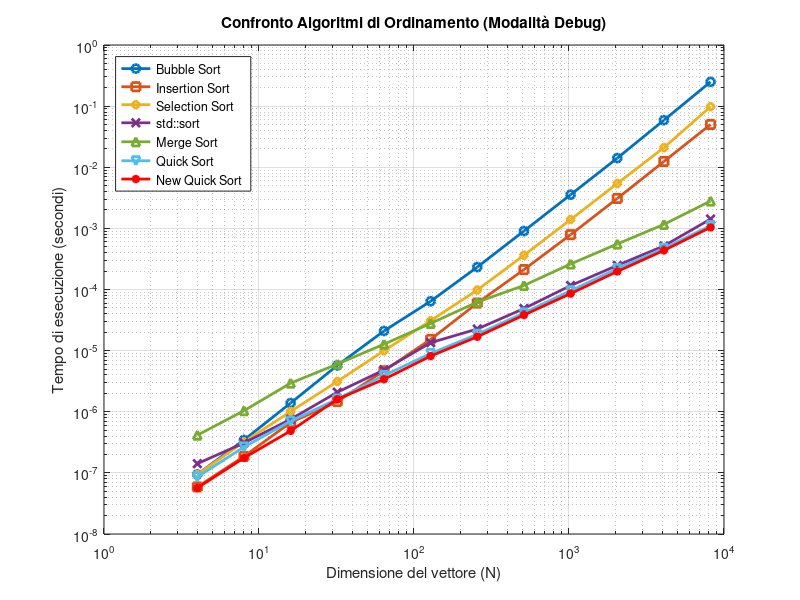

This chart was generated by the following MATLAB code:
% Si definisce il vettore delle dimensioni N
N = [4, 8, 16, 32, 64, 128, 256, 512, 1024, 2048, 4096, 8192];

% Si indicano i tempi riscontrati sul terminale in secondi
T_bubble    = [9.436e-08, 3.4543e-07, 1.38869e-06, 5.71921e-06, 2.09704e-05, 6.41866e-05, 0.000232818, 0.000904851, 0.00355795, 0.0141058, 0.0589417, 0.24936];
T_insertion = [5.883e-08, 1.8627e-07, 6.6701e-07, 1.46753e-06, 4.66964e-06, 1.52648e-05, 5.99418e-05, 0.000211651, 0.000789326, 0.00308779, 0.0124344, 0.0501633];
T_selection = [9.429e-08, 3.2007e-07, 1.01126e-06, 3.13111e-06, 9.94493e-06, 3.08743e-05, 9.80935e-05, 0.000363039, 0.00139247, 0.00542462, 0.0209619, 0.0979737];
T_std_sort  = [1.414e-07, 3.090e-07, 7.5348e-07, 2.0873e-06, 4.82066e-06, 1.34844e-05, 2.25848e-05, 4.87643e-05, 0.000115946, 0.000247592, 0.000516553, 0.00142165];
T_merge     = [4.1353e-07, 1.0407e-06, 2.94006e-06, 6.02249e-06, 1.27357e-05, 2.78881e-05, 6.22233e-05, 0.000116382, 0.000261596, 0.000555354, 0.00116233, 0.00280386];
T_quick     = [8.576e-08, 2.6488e-07, 7.0181e-07, 1.61302e-06, 3.91812e-06, 8.98022e-06, 1.85101e-05, 4.13699e-05, 9.54345e-05, 0.000220054, 0.000470746, 0.00110829];
T_new_quick = [5.665e-08, 1.758e-07, 4.8674e-07, 1.60029e-06, 3.39588e-06, 8.14502e-06, 1.68529e-05, 3.81798e-05, 8.57339e-05, 0.000197286, 0.000436079, 0.00103914];

% Si crea il grafico
figure;
loglog(N, T_bubble, '-o', 'LineWidth', 2); hold on;
loglog(N, T_insertion, '-s', 'LineWidth', 2);
loglog(N, T_selection, '-d', 'LineWidth', 2);
loglog(N, T_std_sort, '-x', 'LineWidth', 2);
loglog(N, T_merge, '-^', 'LineWidth', 2);
loglog(N, T_quick, '-v', 'LineWidth', 2);
loglog(N, T_new_quick, '-*', 'LineWidth', 2, 'Color', 'r');

% Formattazione estetica
grid on;
xlabel('Dimensione del vettore (N)');
ylabel('Tempo di esecuzione (secondi)');
title('Confronto Algoritmi di Ordinamento (Modalità Debug)');
legend('Bubble Sort', 'Insertion Sort', 'Selection Sort', 'std::sort', 'Merge Sort', 'Quick Sort', 'New Quick Sort', 'Location', 'northwest');
